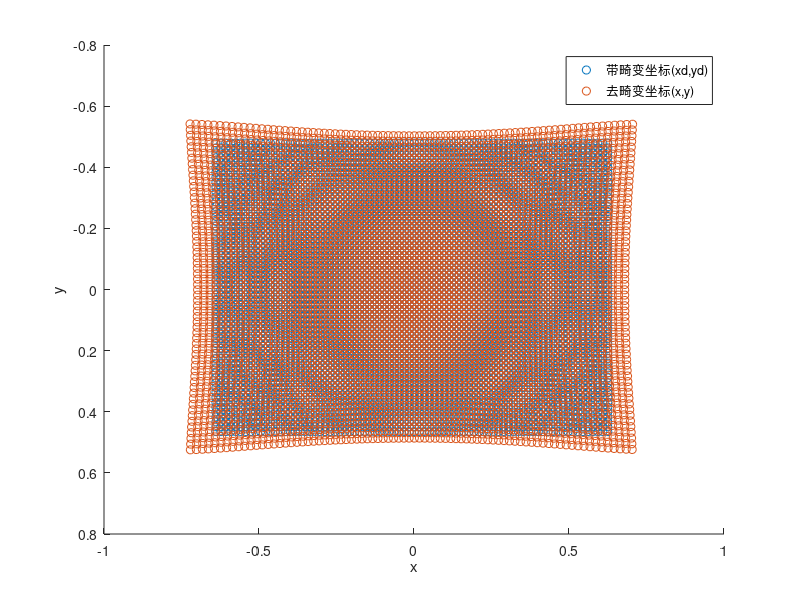

This figure's MATLAB source:
clear
clc

% 设定图像大小
w = 640;
h = 480;

% 设定焦距
fx = 500;
fy = 500;

% 设定主点
cx = (w-1)/2;
cy = (h-1)/2;

% 随机生成畸变
rng(100); %随机数种子
k1 = 0.1*randn(1);
k2 = 0.1*randn(1);
k3 = 0.1*randn(1);
k4 = 0.1*randn(1);
k5 = 0.1*randn(1);
k6 = 0.1*randn(1);
p1 = 0.001*randn(1);
p2 = 0.001*randn(1);

% 迭代次数
iter_num = 30;

% 采样步长，为了减少绘图点的密度
sampling_step = 8;

% 生成xd、yd
[ud, vd] = meshgrid(0:sampling_step:w-1,0:sampling_step:h-1);
xd = (ud-cx)/fx;
yd = (vd-cy)/fy;

% 去畸变迭代
x = xd;
y = yd;
for i = 1:iter_num
    r2 = x.^2+y.^2;
    x = (xd-(p1*(2*x.*y)+p2*(r2+2*x.^2)))./(1+k1*r2+k2*r2.^2+k3*r2.^3).*(1+k4*r2+k5*r2.^2+k6*r2.^3);
    y = (yd-(p1*(r2+2*y.^2)+p2*(2*x.*y)))./(1+k1*r2+k2*r2.^2+k3*r2.^3).*(1+k4*r2+k5*r2.^2+k6*r2.^3);
end

% 绘图
figure, hold on
scatter(xd(:),yd(:),'b.')
scatter(x(:),y(:),'r.')
legend('带畸变坐标(xd,yd)','去畸变坐标(x,y)')
axis ij
xlabel('x')
ylabel('y')

